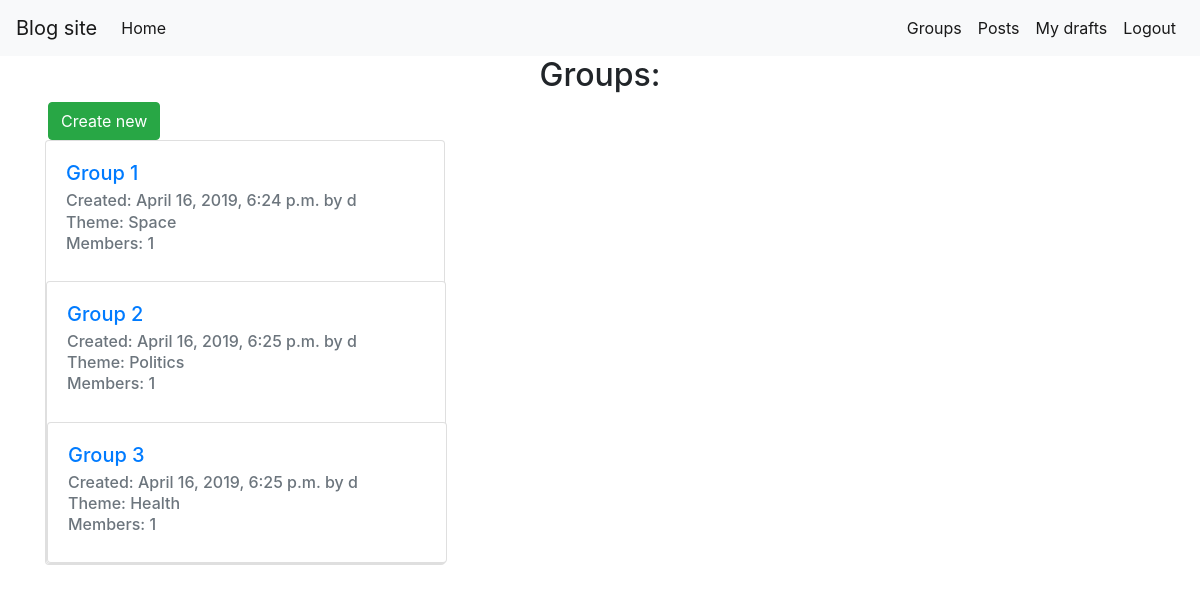
/groups/ (signed in), run on an earlier commit of the app's database.
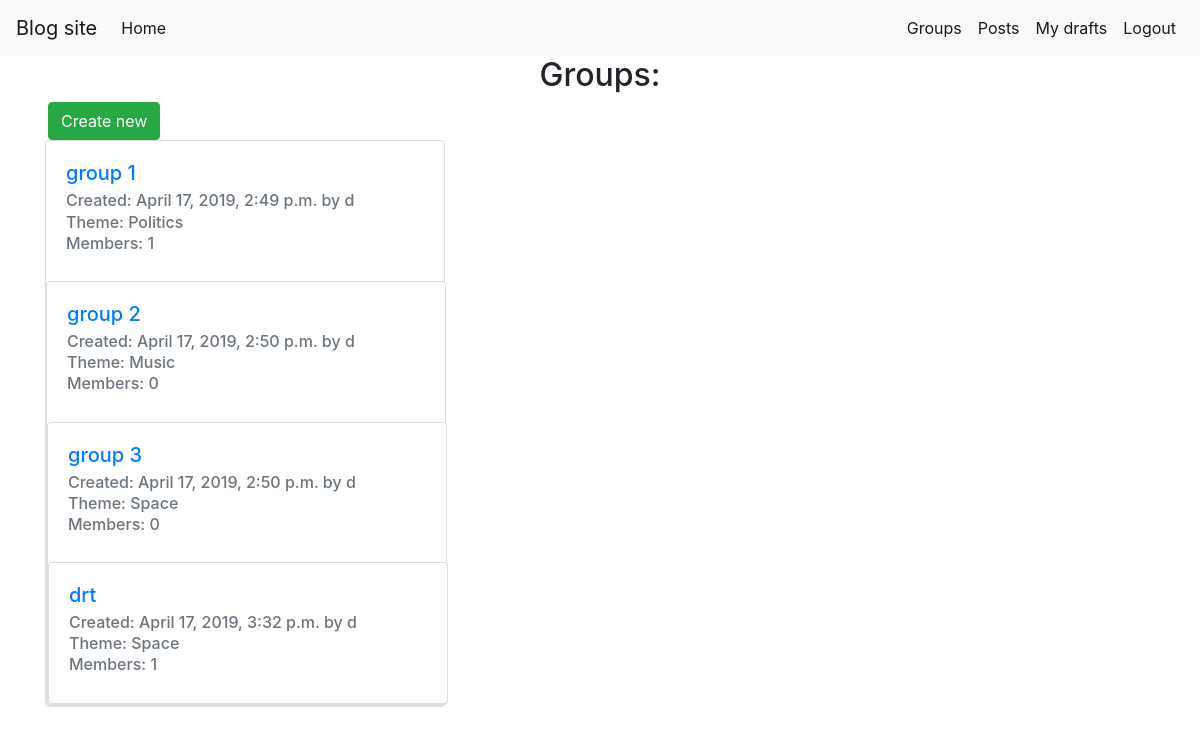
And on a later commit of the database.
### blog/models.py (models this page shows, shortened)
class Group(models.Model):
    THEME_CHOICES = (
        ('GE', 'General'),
        ('MU', 'Music'),
        ('SP', 'Sport'),
        ('TV', 'Television'),
        ('PL', 'Politics'),
        ('SP', 'Space'),
        ('HE', 'Health')
    )
    name = models.CharField(max_length=100)
    theme = models.CharField(choices=THEME_CHOICES, max_length=2)
    creator = models.ForeignKey(User, on_delete=models.CASCADE, related_name='creator')
    date_created = models.DateTimeField(default=timezone.now)
    members = models.ManyToManyField(User, through='Membership', related_name='members')
    is_private = models.BooleanField(default=False)

### blog/views.py (the view)
# urls.py: path('groups/', views.GroupsList.as_view(), name='group_list'),
class GroupsList(LoginRequiredMixin, ListView):
    model = Group
    template_name = 'groups/groups_list.html'

### blog/templates/groups/groups_list.html
{% extends 'base.html' %}
{% block content %}
<div class="header">
<h2 class="header-center">Groups:</h2>
</div>
    <div class="ml-5">
    <a class="btn btn-success" href="{% url 'group_create' %}" role="button">Create new</a>
    </div>
    <div class="container">
    <div class="row">
    <div class="col-8">
    {% for group in group_list %}
        <div class="card" style="width: 25rem; ">
  <div class="card-body">
    <h5 class="card-title"><a class="nav nav-elem" href="{% url 'group_info' group_id=group.pk %}">
            {{ group.name }}</a>  {% if group.is_private %}<span class="badge badge-secondary">private</span></h5> {% endif %}
    <h6 class="card-subtitle mb-2 text-muted">Created: {{ group.date_created }} by {{ group.creator.username }}</h6>
    <h6 class="card-subtitle mb-2 text-muted">Theme: {{ group.get_theme_display }}</h6>
    <h6 class="card-subtitle mb-2 text-muted">Members:  {{ group.members.count }}</h6>
  </div>
    {% endfor %}
    </div>
    </div>
    </div>
    </div>
{% endblock %}

### blog/templates/base.html (shortened to what this page needs)
{% load staticfiles %}
{% load crispy_forms_tags %}
<!DOCTYPE html>
<html lang="en">
<head>
    <link rel="stylesheet" href="https://stackpath.bootstrapcdn.com/bootstrap/4.3.1/css/bootstrap.min.css">
    <link rel="stylesheet" href="{% static 'styles/styles.css' %}">
</head>
<body>
<header>
    <nav class="navbar navbar-expand-lg navbar-light bg-light">
  <a class="navbar-brand" href="{% url 'home_page' %}">Blog site</a>
  <div class="collapse navbar-collapse" id="navbarSupportedContent">
    <ul class="navbar-nav mr-auto">
      <li class="nav-item active">
        <a class="nav-link" href="{% url 'home_page' %}">Home </a>
      </li>
    </ul>
      {% if user.is_authenticated %}
       <ul class="nav navbar-nav navbar-right">
                <li class="nav-item active">
                <a  class="nav-link" href="{% url 'group_list' %}">Groups</a>
                </li>
                <li class="nav-item active">
                <a  class="nav-link" href="{% url 'post_list' %}">Posts</a>
                </li>
               <li class="nav-item active">
                <a  class="nav-link" href="{% url 'drafts_list' %}">My drafts</a>
                </li>
                <li class="nav-item active">
                <a  class="nav-link" href="{% url 'logout' %}">Logout</a>
                </li>
       </ul>
      {% else %}
          <ul class="navbar-nav ml-auto">
               <li class="nav-item active">
               <a class="nav-link" href="{% url 'login' %}">Login</a>
               </li>
          </ul>
      {% endif %}
  </div>
</nav>
</header>
{% block content %}
{% endblock %}
</body>
</html>

### blog/static/styles/styles.css (style rules this page uses)
.header-center { text-align: center; }

What changed in the data, as far as the page shows it:
removed Group: name "Group 2", date_created "April 16, 2019, 6:25 p.m.", creator.username "d", theme "Politics", members.count "1"
removed Group: name "Group 3", date_created "April 16, 2019, 6:25 p.m.", creator.username "d", theme "Health", members.count "1"
added Group: name "group 1", date_created "April 17, 2019, 2:49 p.m.", creator.username "d", theme "Politics", members.count "1"
added Group: name "group 2", date_created "April 17, 2019, 2:50 p.m.", creator.username "d", theme "Music", members.count "0"
changed Group: name "Group 1" → "group 3"; date_created "April 16, 2019, 6:24 p.m." → "April 17, 2019, 2:50 p.m."; members.count "1" → "0"
added Group: name "drt", date_created "April 17, 2019, 3:32 p.m.", creator.username "d", theme "Space", members.count "1"
